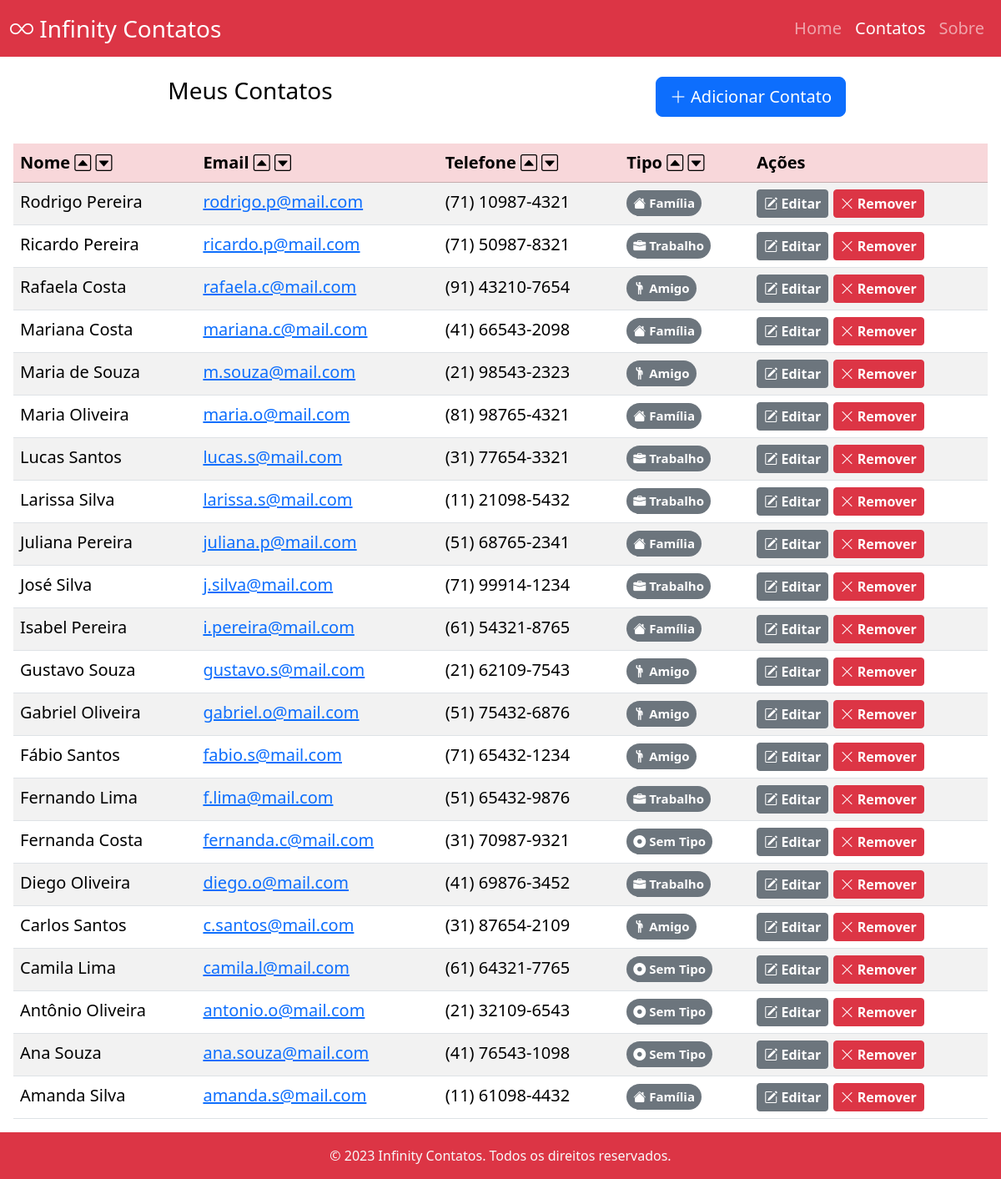
/contatos?ordem=nome&desc=true, run on the app's committed database.
### tables this page shows
CREATE TABLE contato (nome TEXT, email TEXT PRIMARY KEY, telefone TEXT, tipo TEXT);

### contatos.py (the view)
@app.route('/contatos', methods=['GET'])
def mostrar_contatos():
    tipo = request.args.get('tipo', "")
    ordem = request.args.get('ordem', "")
    desc = request.args.get('desc', "")
    email_editado = request.args.get('email_editado', "")
    if tipo:
        if tipo == 'Todos':
            tipo = ''
        session['tipo'] = tipo
    else:
        tipo = session.get('tipo')
    if ordem:
        session['ordem'] = ordem
    else:
        ordem = session.get('ordem')
    if desc and desc.lower() == 'true':
        desc = True
        session['desc'] = True
    elif desc and desc.lower() == 'false':
        desc = False
        session['desc'] = False
    else:
        desc = session.get('desc')
    contatos = repoContato.filtrar_ordenar_contatos(tipo, ordem, desc)
    return render_template('contatos.jinja', contatos=contatos,
        email_editado=email_editado)

### repositorio.py (called while the page is built)
    @staticmethod
    def dicionario_contato(tupla_dados: tuple) -> dict:
        nome, email, telefone, tipo = tupla_dados
        return {'nome': nome, 'email': email,
            'telefone': telefone, 'tipo': tipo}

    def abrir_conexao(self) -> None:
        self.connection = sqlite3.connect(self.nome_db)
        self.cursor = self.connection.cursor()

    def fechar_conexao(self) -> None:
        self.cursor.close()
        self.connection.close()
        self.connection = None
        self.cursor = None

### templates/contatos.jinja (shortened to what this page needs)
{% extends "base.jinja" %}
{% macro badge(icone, texto) %}
    <span class="badge rounded-pill bg-secondary p-2">
        <i class="bi-{{icone}}"></i> {{texto}}
    </span>
{% endmacro %}
{% block main %}
    <div class="container-fluid">
        <div class="row mt-4 text-nowrap">
            <div class="col mb-3 d-flex justify-content-center">
                <h1 class="fs-3 m-0"><a href="{{url_for('mostrar_contatos', tipo='Todos')}}" class="text-decoration-none text-black">Meus Contatos</a></h1>
            </div>
            <div class="col mb-3 d-flex justify-content-center">
                <button type="button" class="btn btn-primary btn-lg fs-5" data-bs-toggle="modal" data-bs-target="#modal-adicionar"><i class="bi-plus-lg"></i> Adicionar Contato</button>
            </div>
        </div>
        <div class="row mt-3">
            <div class="col table-responsive px-3">
                <form>
                    <table class="table table-striped text-nowrap fs-5">
                        <thead>
                            <tr class="table-danger">
                                {% for texto in ('nome', 'email', 'telefone', 'tipo')%}
                                <th>
                                    <a href="{{url_for('mostrar_contatos')}}" class="text-decoration-none text-black">{{texto.capitalize()}}</a>
                                    <a href="{{url_for('mostrar_contatos', ordem=texto, desc='false')}}"><i class="bi bi-caret-up-square text-black"></i></a>
                                    <a href="{{url_for('mostrar_contatos', ordem=texto, desc='true')}}"><i class="bi bi-caret-down-square text-black"></i></a>
                                </th>
                                {% endfor %}
                                <th>Ações</th>
                            </tr>
                        </thead>
                        <tbody>
                            {% for contato in contatos %}
                                {% if email_editado == contato.email %}
                                <tr>
                                    <td><input type="text" class="form-control" id="nome-contato" placeholder="Nome" name="nome" value="{{contato.nome}}" required></td>
                                    <td><input type="email" class="form-control" id="email-contato" placeholder="E-mail" value="{{contato.email}}" name="email" required></td>
                                    <td><input type="tel" class="form-control" id="tel-contato" placeholder="Telefone" value="{{contato.telefone}}" name="telefone" required></td>
                                    <td>
                                        <select class="form-select" id="tipo-contato" name="tipo" required>
                                            <option value="">Selecionar</option>
                                            {% for tipo in ("Trabalho", "Família", "Amigo", "Sem Tipo")%}
                                                <option value="{{tipo}}" {{"selected" if tipo == contato.tipo else ""}}>{{tipo}}</option>
                                            {% endfor %}
                                        </select>
                                    </td>
                                    <td>
                                        <button type="submit" formmethod="post" formaction="{{url_for('salvar_edicao')}}" class="btn btn-success btn-sm fs-6 fw-bold"><i class="bi-check-square"></i> Salvar</button>
                                        <button type="submit" formmethod="post" formaction="{{url_for('remover_contato', email=contato.email)}}" class="btn btn-danger btn-sm fs-6 fw-bold"><i class="bi-x-lg"></i> Remover</button>
                                    </td>
                                </tr>
                                {% else %}
                                <tr>
                                    <td>{{contato.nome}}</td>
                                    <td>{{contato.email | urlize}}</td>
                                    <td>{{contato.telefone}}</td>
                                    <td>
                                        <a href="{{url_for('mostrar_contatos', tipo=contato.tipo)}}">
                                        {% if contato.tipo == "Sem Tipo" %}
                                            {{badge("record-circle-fill", "Sem Tipo")}}
                                        {% elif contato.tipo == "Trabalho" %}
                                            {{badge("briefcase-fill", "Trabalho")}}
                                        {% elif contato.tipo == "Família" %}
                                            {{badge("house-fill", "Família")}}
                                        {% elif contato.tipo == "Amigo" %}
                                            {{badge("person-raised-hand", "Amigo")}}
                                        {% else %}
                                            {{badge("question-circle-fill", contato.tipo)}}
                                        {% endif %}
                                        </a>
                                    </td>
                                    <td>
                                        <button type="submit" formmethod="post" formaction="{{url_for('editar_contato', email=contato.email)}}" class="btn btn-secondary btn-sm fs-6 fw-bold"><i class="bi-pencil-square"></i> Editar</button>
                                        <button type="submit" formmethod="post" formaction="{{url_for('remover_contato', email=contato.email)}}" class="btn btn-danger btn-sm fs-6 fw-bold"><i class="bi-x-lg"></i> Remover</button>
                                    </td>
                                </tr>
                                {% endif %}
                            {% endfor %}
                        </tbody>
                    </table>
                </form>
            </div>
        </div>
    </div>
{% endblock  %}

### data on the page
contato: nome "Rodrigo Pereira", email "rodrigo.p@mail.com", telefone "(71) 10987-4321", tipo "Família"
contato: nome "Ricardo Pereira", email "ricardo.p@mail.com", telefone "(71) 50987-8321", tipo "Trabalho"
contato: nome "Rafaela Costa", email "rafaela.c@mail.com", telefone "(91) 43210-7654", tipo "Amigo"
contato: nome "Mariana Costa", email "mariana.c@mail.com", telefone "(41) 66543-2098", tipo "Família"
contato: nome "Maria de Souza", email "m.souza@mail.com", telefone "(21) 98543-2323", tipo "Amigo"
contato: nome "Maria Oliveira", email "maria.o@mail.com", telefone "(81) 98765-4321", tipo "Família"
contato: nome "Lucas Santos", email "lucas.s@mail.com", telefone "(31) 77654-3321", tipo "Trabalho"
contato: nome "Larissa Silva", email "larissa.s@mail.com", telefone "(11) 21098-5432", tipo "Trabalho"
contato: nome "Juliana Pereira", email "juliana.p@mail.com", telefone "(51) 68765-2341", tipo "Família"
contato: nome "José Silva", email "j.silva@mail.com", telefone "(71) 99914-1234", tipo "Trabalho"
contato: nome "Isabel Pereira", email "i.pereira@mail.com", telefone "(61) 54321-8765", tipo "Família"
contato: nome "Gustavo Souza", email "gustavo.s@mail.com", telefone "(21) 62109-7543", tipo "Amigo"
contato: nome "Gabriel Oliveira", email "gabriel.o@mail.com", telefone "(51) 75432-6876", tipo "Amigo"
contato: nome "Fábio Santos", email "fabio.s@mail.com", telefone "(71) 65432-1234", tipo "Amigo"
contato: nome "Fernando Lima", email "f.lima@mail.com", telefone "(51) 65432-9876", tipo "Trabalho"
contato: nome "Fernanda Costa", email "fernanda.c@mail.com", telefone "(31) 70987-9321", tipo "Sem Tipo"
contato: nome "Diego Oliveira", email "diego.o@mail.com", telefone "(41) 69876-3452", tipo "Trabalho"
contato: nome "Carlos Santos", email "c.santos@mail.com", telefone "(31) 87654-2109", tipo "Amigo"
contato: nome "Camila Lima", email "camila.l@mail.com", telefone "(61) 64321-7765", tipo "Sem Tipo"
contato: nome "Antônio Oliveira", email "antonio.o@mail.com", telefone "(21) 32109-6543", tipo "Sem Tipo"
contato: nome "Ana Souza", email "ana.souza@mail.com", telefone "(41) 76543-1098", tipo "Sem Tipo"
contato: nome "Amanda Silva", email "amanda.s@mail.com", telefone "(11) 61098-4432", tipo "Família"

### other printed values
{{ texto.capitalize() }} "Nome" "Email" "Telefone" "Tipo"
